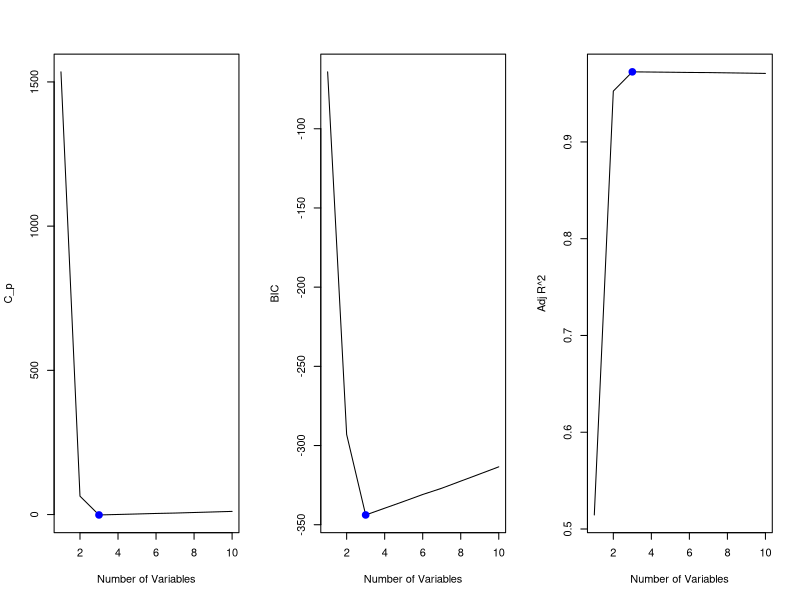
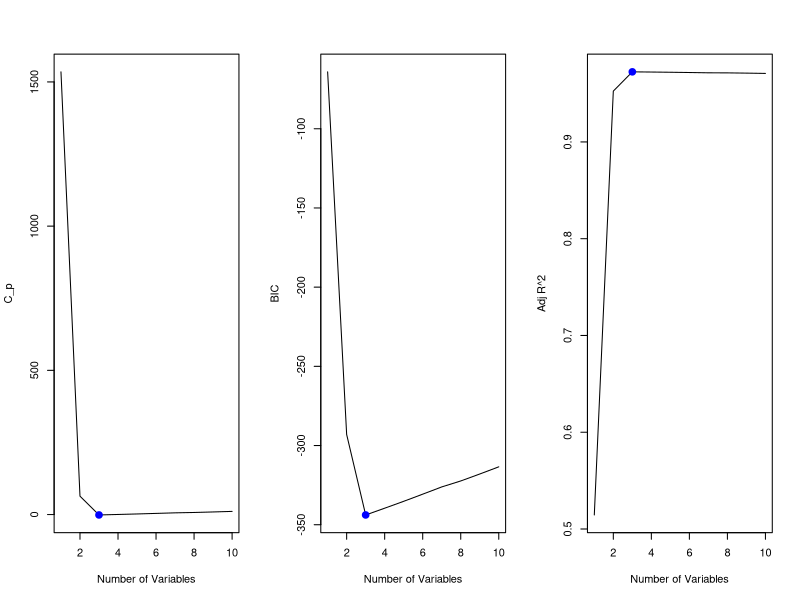
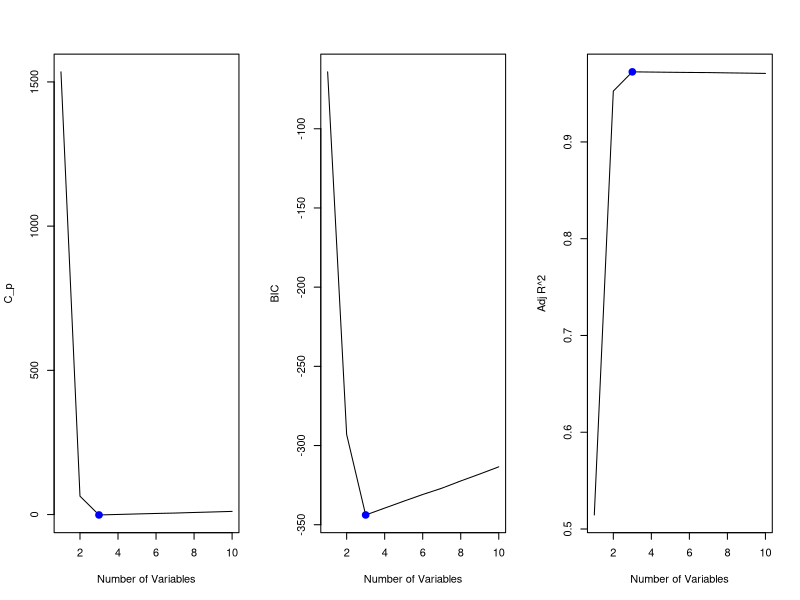
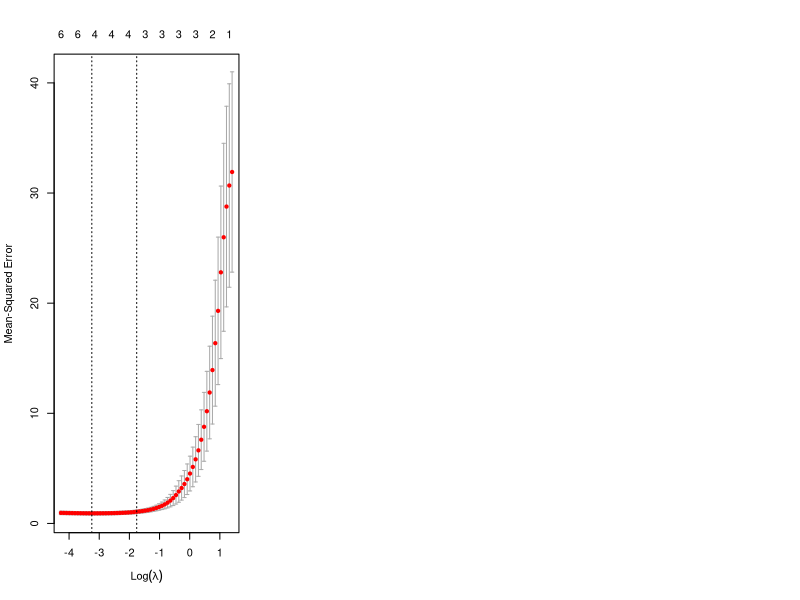
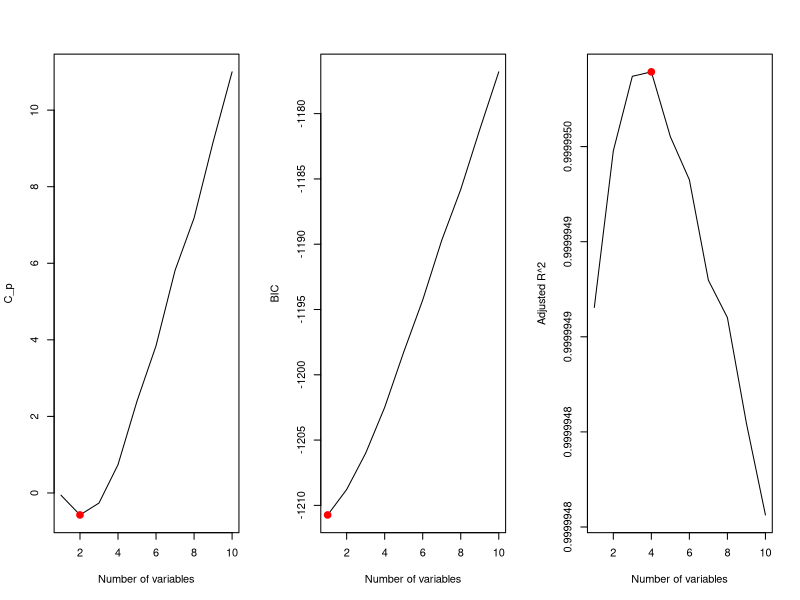

These figures' R source, in order:
# Chapter 6 Problem 8

install.packages("ISLR2")
install.packages("leaps")
library(leaps)

# a)
set.seed(1)
x <- rnorm(100)
error <- rnorm(100)

#b)
b0<-2
b1<-3
b2<-(-4)
b3<-0.5

y<-b0+b1*x+b2*x^2+b3*x^3+error

#c)
library(leaps)
data.full<-data.frame(y=y,x=x)
regfit.full<-regsubsets(y~x+I(x^2) + I(x^3) + I(x^4) + I(x^5) + I(x^6) + I(x^7) + I(x^8) + I(x^9) + I(x^10), data = data.full, nvmax = 10,really.big = T)
reg.summary<-summary(regfit.full)
par(mfrow=c(1,3))

#plot model c_p value for different number of variables.Least value of c_p gives best model
plot(reg.summary$cp,xlab="Number of Variables",ylab="C_p",type="l")
points(which.min(reg.summary$cp),reg.summary$cp[which.min(reg.summary$cp)],col="blue",cex=2,pch=20)

#plot model BIC value
plot(reg.summary$bic,xlab="Number of Variables",ylab="BIC",type="l")
points(which.min(reg.summary$bic),reg.summary$bic[which.min(reg.summary$bic)],col="blue",cex=2,pch=20)

#plot model adj R square. HIgher adj r sqaure gives best model
plot(reg.summary$adjr2,xlab="Number of Variables",ylab="Adj R^2",type="l")
points(which.max(reg.summary$adjr2),reg.summary$adjr2[which.max(reg.summary$adjr2)],col="blue",cex=2,pch=20)

#Model
coef(regfit.full,which.max(reg.summary$adjr2))

#This model predicts X, X^2, X^5 as parameters.

#d


#Forward Selection Approach
library(leaps)
data.full<-data.frame(y=y,x=x)
regfit.fwd<-regsubsets(y~x+I(x^2) + I(x^3) + I(x^4) + I(x^5) + I(x^6) + I(x^7) + I(x^8) + I(x^9) + I(x^10), data = data.full, nvmax = 10,really.big = T,method = "forward")
reg.summary.fwd<-summary(regfit.fwd)
par(mfrow=c(1,3))

#plot model c_p value for different number of variables.Least value of c_p gives best model
plot(reg.summary.fwd$cp,xlab="Number of Variables",ylab="C_p",type="l")
points(which.min(reg.summary.fwd$cp),reg.summary.fwd$cp[which.min(reg.summary.fwd$cp)],col="blue",cex=2,pch=20)

#plot model BIC value
plot(reg.summary.fwd$bic,xlab="Number of Variables",ylab="BIC",type="l")
points(which.min(reg.summary.fwd$bic),reg.summary.fwd$bic[which.min(reg.summary.fwd$bic)],col="blue",cex=2,pch=20)

#plot model adj R square. HIgher adj r sqaure gives best model
plot(reg.summary.fwd$adjr2,xlab="Number of Variables",ylab="Adj R^2",type="l")
points(which.max(reg.summary.fwd$adjr2),reg.summary.fwd$adjr2[which.max(reg.summary.fwd$adjr2)],col="blue",cex=2,pch=20)


#Model
coef(regfit.fwd,which.max(reg.summary.fwd$adjr2))

# With Forward Selection Approach also three predictable variable model is picked.

#Backward Selection Approach
library(leaps)
data.full<-data.frame(y=y,x=x)
regfit.bwd<-regsubsets(y~x+I(x^2) + I(x^3) + I(x^4) + I(x^5) + I(x^6) + I(x^7) + I(x^8) + I(x^9) + I(x^10), data = data.full, nvmax = 10,really.big = T,method = "backward")
reg.summary.bwd<-summary(regfit.bwd)
par(mfrow=c(1,3))

#plot model c_p value for different number of variables.Least value of c_p gives best model
plot(reg.summary.bwd$cp,xlab="Number of Variables",ylab="C_p",type="l")
points(which.min(reg.summary.bwd$cp),reg.summary.bwd$cp[which.min(reg.summary.bwd$cp)],col="blue",cex=2,pch=20)

#plot model BIC value
plot(reg.summary.bwd$bic,xlab="Number of Variables",ylab="BIC",type="l")
points(which.min(reg.summary.bwd$bic),reg.summary.bwd$bic[which.min(reg.summary.bwd$bic)],col="blue",cex=2,pch=20)

#plot model adj R square. HIgher adj r sqaure gives best model
plot(reg.summary.bwd$adjr2,xlab="Number of Variables",ylab="Adj R^2",type="l")
points(which.max(reg.summary.bwd$adjr2),reg.summary.bwd$adjr2[which.max(reg.summary.bwd$adjr2)],col="blue",cex=2,pch=20)


#Model
coef(regfit.bwd,which.max(reg.summary.bwd$adjr2))


#e
install.packages("glmnet")
library(glmnet)
set.seed(1)
xmat<-model.matrix(y ~ x + I(x^2) + I(x^3) + I(x^4) + I(x^5) + I(x^6) + I(x^7) + I(x^8) + I(x^9) + I(x^10), data = data.full)[,-1]
set.seed(1)
cv.lasso<-cv.glmnet(xmat,y,alpha=1)
plot(cv.lasso)


bestlam<-cv.lasso$lambda.min
bestlam

fit.lasso<-glmnet(xmat,y,alpha=1)
predict(fit.lasso,s=bestlam,type="coefficients")[1:11,]

# After performing cross validation we get λ as 0.026845 for minimum MSE.
# We fit the lasso regression using this value of lambda.
# As before, we arrive at the coefficient estimations. The other coefficients are zero.


#f
#Best Subset Method

b7<-7
y <- b0 + b7 * x^7 + error
data.full <- data.frame(y = y, x = x)
regfit.full <- regsubsets(y ~ x + I(x^2) + I(x^3) + I(x^4) + I(x^5) + I(x^6) + I(x^7) + I(x^8) + I(x^9) + I(x^10), data = data.full, nvmax = 10)
reg.summary <- summary(regfit.full)
par(mfrow = c(1, 3))
plot(reg.summary$cp, xlab = "Number of variables", ylab = "C_p", type = "l")
points(which.min(reg.summary$cp), reg.summary$cp[which.min(reg.summary$cp)], col = "red", cex = 2, pch = 20)
plot(reg.summary$bic, xlab = "Number of variables", ylab = "BIC", type = "l")
points(which.min(reg.summary$bic), reg.summary$bic[which.min(reg.summary$bic)], col = "red", cex = 2, pch = 20)
plot(reg.summary$adjr2, xlab = "Number of variables", ylab = "Adjusted R^2", type = "l")
points(which.max(reg.summary$adjr2), reg.summary$adjr2[which.max(reg.summary$adjr2)], col = "red", cex = 2, pch = 20)


coef(regfit.full,2)
coef(regfit.full,1)
coef(regfit.full,4)

#We see cp chooses 2 variable model, BIC chooses 1 variable model while adj r sqaure chooses 4 variable model



#Lasso Model:
xmat <- model.matrix(y ~ x + I(x^2) + I(x^3) + I(x^4) + I(x^5) + I(x^6) + I(x^7) + I(x^8) + I(x^9) + I(x^10), data = data.full)[, -1]
set.seed(1)
cv.lasso <- cv.glmnet(xmat, y, alpha = 1)
bestlam <- cv.lasso$lambda.min
bestlam

fit.lasso <- glmnet(xmat, y, alpha = 1)
predict(fit.lasso, s = bestlam, type = "coefficients")[1:11, ]


# Here the lasso also chooses the best model with one variable.
# Thus lasso performs better as compared to best subset approach as it gives model close to simulated value of y.
